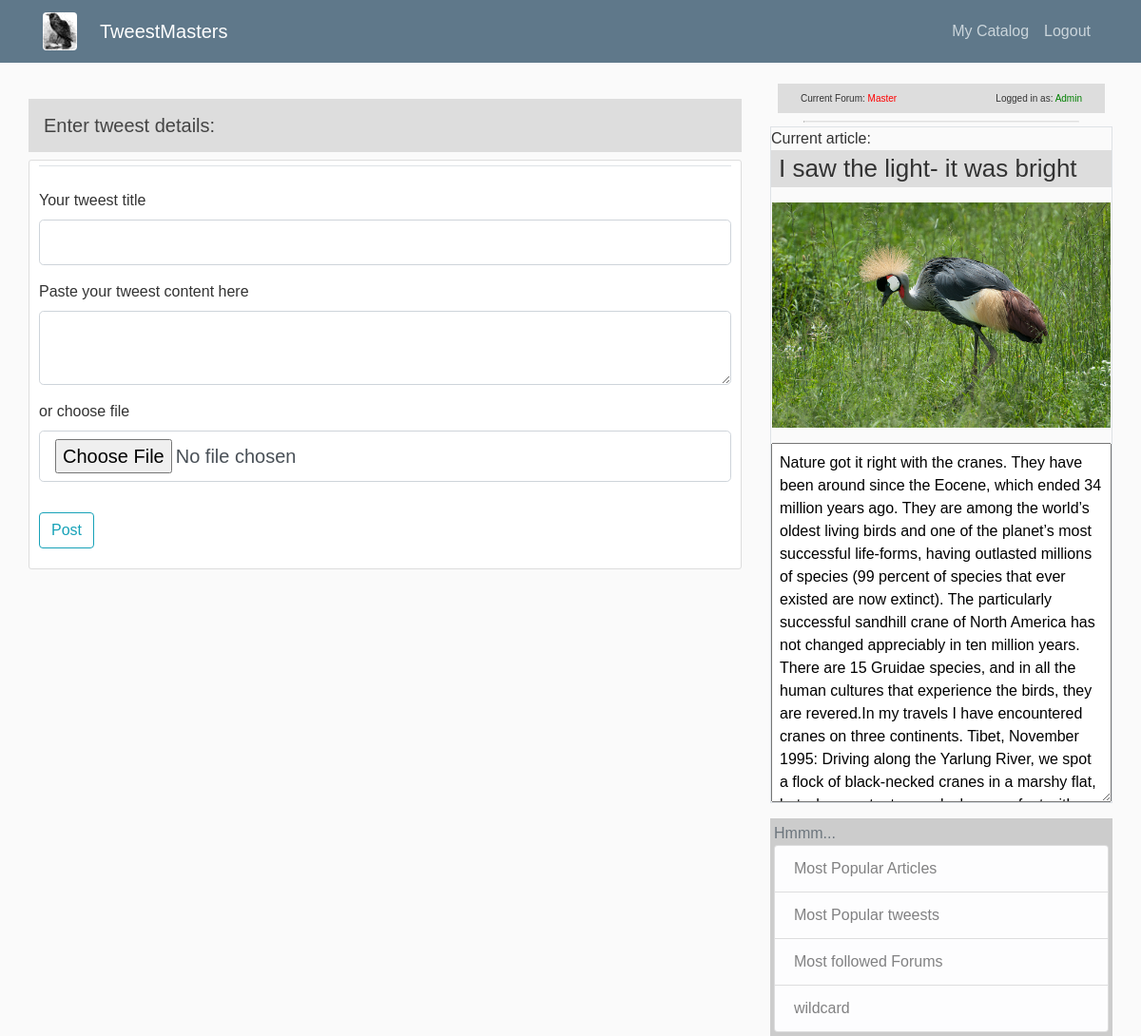
Before: /tweests/new/2 (signed in) with the older database file.
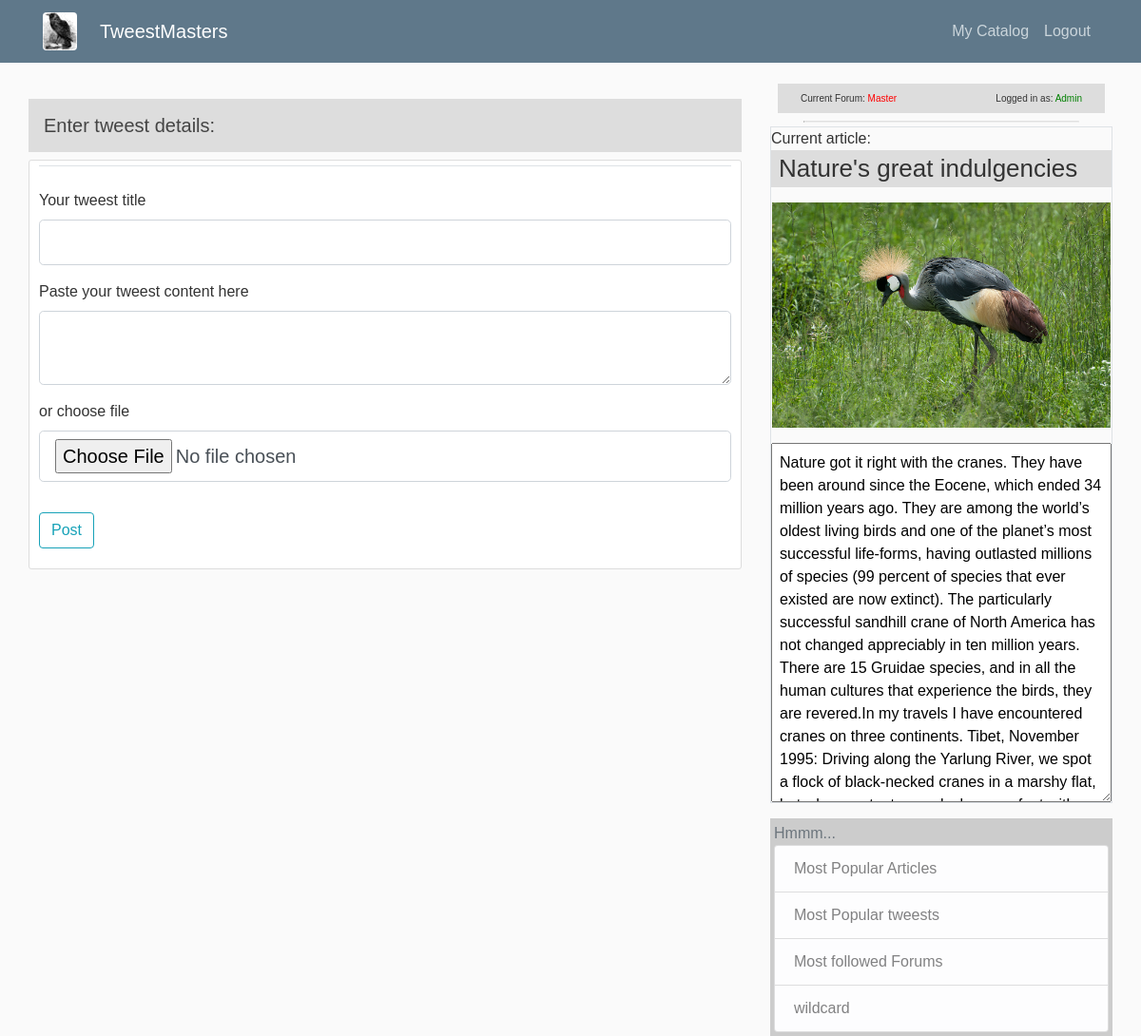
After: the same page with the newer database file.
### tweestmaster/models.py (models this page shows, shortened)
class Article(db.Model, UserMixin):
    id = db.Column(db.Integer, primary_key=True)
    title = db.Column(db.String(200), nullable=False, unique=True)
    content = db.Column(db.Text, nullable=False)
    date_created = db.Column(db.DateTime, nullable=False, default=datetime.utcnow)
    forum_id = db.Column(db.Integer, db.ForeignKey('forum.id'), nullable=False)
    user_id = db.Column(db.Integer, db.ForeignKey("user.id"), nullable=False)
    pics = db.relationship('ArticlePicture', backref='pic_article', lazy=True)
    sources = db.relationship("ArticleSource", backref="source_article", lazy=True)
    tweests = db.relationship("Tweest", backref="tweest_article", lazy=True)

### tweestmaster/tweests/routes.py (the view, shortened to what this page needs)
@tweests.route("/tweests/new/<int:article_id>", methods=['GET', 'POST'])
@login_required
def new_tweest(article_id):
    form = TweestForm()
    cfn = Forum.query.filter_by(id=session.get('current_forum_id',1)).first().name
    cun = User.query.filter_by(id=session["current_user_id"]).first().username
    correct_content = ""
    article = Article.query.filter_by(id=article_id).first()
    forum_id = article.forum_id
    image = article.pics[0]
    arg_dic = {
        "current_user_name":cun,
        "current_forum_name":cfn,
        "title":"New Tweest",
        "article_id":article_id,
        "article_title": article.title,
        "forum_id": forum_id,
        "article_content":article.content,
        "image": image,
        "legend": 'Create a new tweesst',
        "current_article": session.get('current_article', 1), # default 1st article for display always
        "current_user": session.get("current_user", -1), # -1 is unkwown user
        "current_forum": session.get('current_forum', 1), # master
    }
    return render_template('tweests/new.html', article_id=article_id, form=form, data=arg_dic)

### tweestmaster/tweests/forms.py
class TweestForm(FlaskForm):
    title = StringField('Your tweest title', validators=[DataRequired(), Length(min=2, max=100)])
    content1 = TextAreaField("Paste your tweest content here")
    content2 = FileField('or choose file')
    submit = SubmitField('Post')

### tweestmaster/models.py (called while the page is built)
@login_manager.user_loader
def load_user(user_id):
    return User.query.get(int(user_id))

### tweestmaster/templates/tweests/new.html (shortened to what this page needs)
{% extends "layout-basic.html" %}
{% block main_content %}
<div class="mt-4 title-highlight">
    <h5 class="p-3">Enter tweest details:</h5>
</div>
<div class="content-section">
    <form action="" method="POST">
        <fieldset class="form-group">
            <legend class="border-bottom mb-4">{{ legend }}</legend>
            <div class="form-group">
                {{ form.title.label(class="form-control-label") }}
                {% if form.title.errors %}
                {{ form.title(class="form-control form-control-lg is-invalid") }}
                <div class="invalid-feedback">
                    {% for error in form.title.errors %}
                    <span>{{ error }}</span>
                    {% endfor %}
                </div>
                {% else %}
                {{ form.title(class="form-control form-control-lg") }}
                {% endif %}
            </div>
            <div class="form-group">
                {{ form.content1.label(class="form-control-label") }}
                {% if form.content1.errors %}
                {{ form.content1(class="form-control form-control-lg is-invalid") }}
                <div class="invalid-feedback">
                    {% for error in form.content1.errors %}
                    <span>{{ error }}</span>
                    {% endfor %}
                </div>
                {% else %}
                {{ form.content1(class="form-control form-control-lg") }}
                {% endif %}
            </div>
            <div class="form-group">
                {{ form.content2.label(class="form-control-label") }}
                {% if form.content2.errors %}
                {{ form.content2(class="form-control form-control-lg is-invalid") }}
                <div class="invalid-feedback">
                    {% for error in form.content2.errors %}
                    <span>{{ error }}</span>
                    {% endfor %}
                </div>
                {% else %}
                {{ form.content2(class="form-control form-control-lg") }}
                {% endif %}
            </div>
        </fieldset>
        <div class="form-group">
            {{ form.submit(class="btn btn-outline-info") }}
        </div>
    </form>
</div>
{% endblock %}
{% block sidebar_header %}
<div>
    {% include "sub/stats_div.html" %}
</div>
{% include "sub/current_article.html" %}
{% endblock %}
{% block sidebar_main %}
{% include "sub/sidebar_links.html" %}
{% endblock %}

### tweestmaster/templates/sub/current_article.html
<div class="border border-rounded">
  <div class="title-highligh">
    <div>Current article:</div>
    <div class="pl-2 headline" style="background-color:#dddddd;">{{ data['article_title']}}</div>
  </div>
  <div class="row">
    <img class="img-fluid p-3"
         src="{{ url_for('static', filename='article_images/' + data['image'].uri) }}">
  </div>
  <div class="container">
    <div class="row"><textarea class="article-content p-2" cols="100" rows="15">{{ data['article_content'] }}</textarea>
    </div>
  </div>
</div>
<div class="p-2"></div>

Changed rows visible on the page:
changed Article: article_title "I saw the light- it was bright" → "Nature's great indulgencies"
